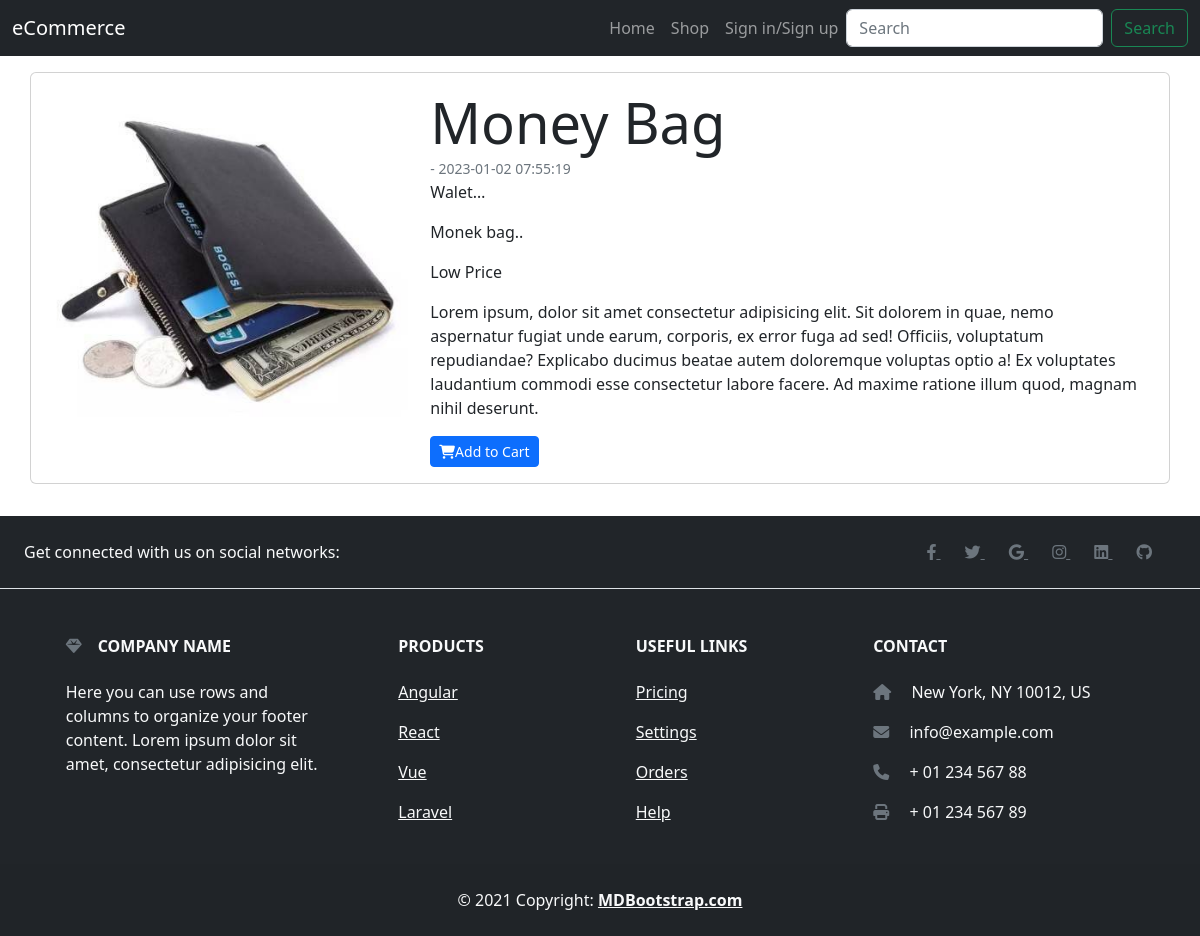
Screenshot of /ecommerce/singleProduct.php?id=20 with the database file from the repository.
### tables this page shows
CREATE TABLE `products` (
  `id` int(11) NOT NULL,
  `name` varchar(255) NOT NULL,
  `regular_price` int(11) NOT NULL,
  `discount_price` int(11) NOT NULL,
  `description` longtext NOT NULL,
  `img` varchar(255) NOT NULL,
  `created_at` timestamp NOT NULL DEFAULT current_timestamp()
);

### ecommerce/singleProduct.php (the view, shortened to what this page needs)
<?php
include_once("./header.php");
include_once("./navbar.php");
$id = isset($_GET['id']) ? $_GET['id'] : header("location: ./index.php");
$getProduct = $conn->query("SELECT * FROM `products` WHERE `id` = $id");
$data = $getProduct->fetch_object();
?>
<div class="container">
    <div class="row">
        <div class="card my-3">
            <div class="row g-0">
                <div class="col-md-4">
                    <img src="<?= $data->img ?>" class="img-fluid rounded-start" alt="..." style="max-height: 600px;">
                </div>
                <div class="col-md-8">
                    <div class="card-body">
                        <div class="display-4"><?= $data->name ?></div>
                        <div><small class="text-muted m-0 p-0">- <?= $data->created_at ?></small></div>
                        <div><?= $data->description ?></div>
                        <p>Lorem ipsum, dolor sit amet consectetur adipisicing elit. Sit dolorem in quae, nemo aspernatur fugiat unde earum, corporis, ex error fuga ad sed! Officiis, voluptatum repudiandae? Explicabo ducimus beatae autem doloremque voluptas optio a! Ex voluptates laudantium commodi esse consectetur labore facere. Ad maxime ratione illum quod, magnam nihil deserunt.</p>
                        <button class="btn btn-sm btn-primary" onclick="add2cart(<?= $data->id ?>)"><i class="fa-solid fa-cart-shopping"></i>Add to Cart</button>
                    </div>
                </div>
            </div>
        </div>
    </div>
</div>
<?php
include_once("./footer.php");
?>

### rows the page displays
products: img (picture), name "Money Bag", created_at "2023-01-02 07:55:19", description "Walet… Monek bag.. Low Price"
